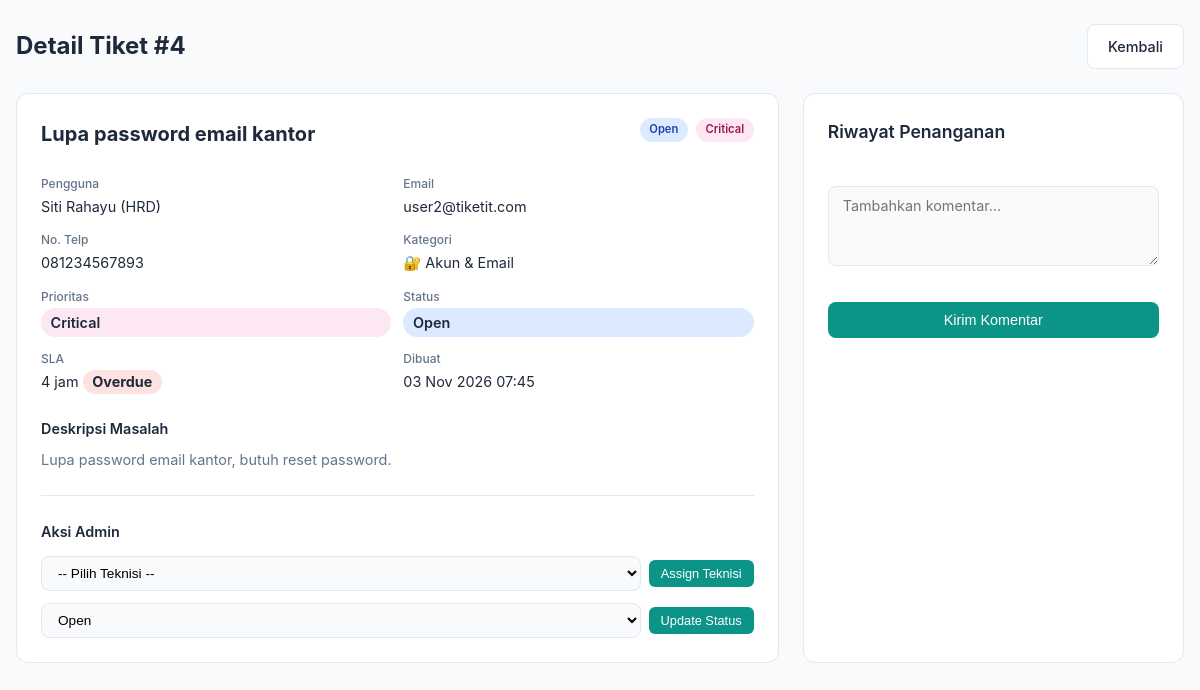
The app's page /admin/tickets/detail?id=4 (signed in), older data.
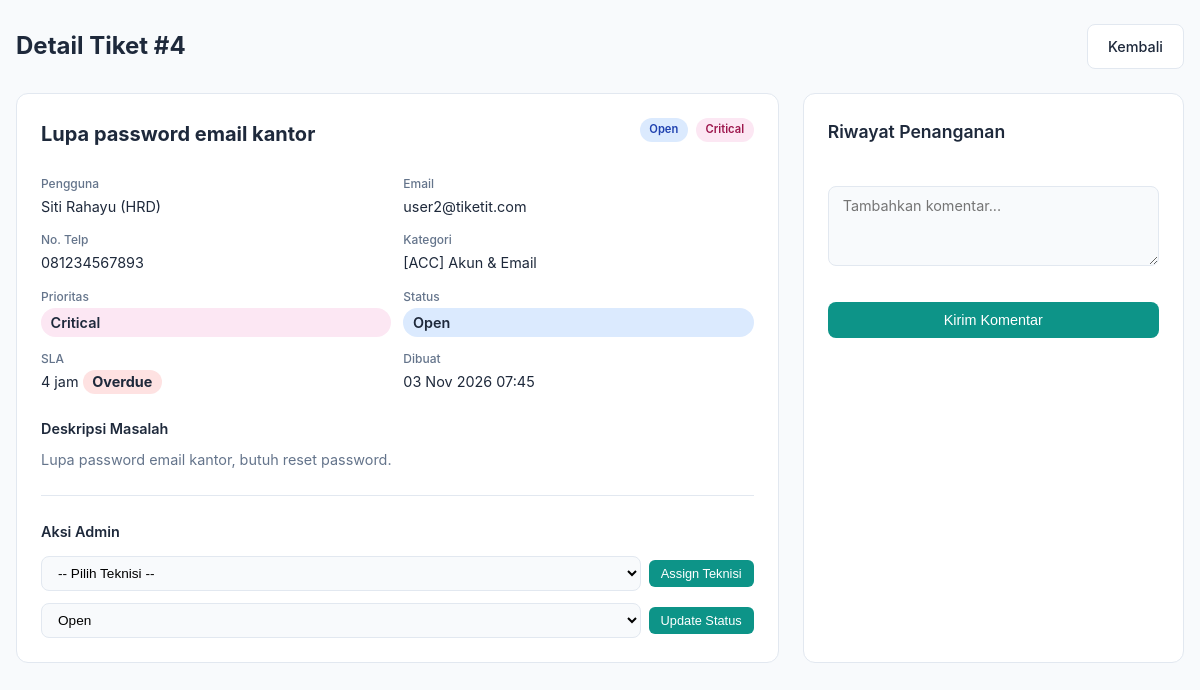
The same page, newer data.
### tables this page shows
CREATE TABLE IF NOT EXISTS tickets (
    id INT AUTO_INCREMENT PRIMARY KEY,
    id_user INT NOT NULL,
    id_category INT NOT NULL,
    id_teknisi INT DEFAULT NULL,
    id_asset INT DEFAULT NULL,
    judul VARCHAR(255) NOT NULL,
    deskripsi TEXT NOT NULL,
    prioritas ENUM('low', 'medium', 'high', 'critical') NOT NULL DEFAULT 'medium',
    status ENUM('open', 'in_progress', 'waiting', 'resolved', 'closed') NOT NULL DEFAULT 'open',
    lampiran VARCHAR(255) DEFAULT NULL,
    sla_jam INT NOT NULL DEFAULT 48,
    created_at TIMESTAMP DEFAULT CURRENT_TIMESTAMP,
    updated_at TIMESTAMP DEFAULT CURRENT_TIMESTAMP ON UPDATE CURRENT_TIMESTAMP,
    resolved_at TIMESTAMP NULL DEFAULT NULL,
    FOREIGN KEY (id_user) REFERENCES users(id) ON DELETE CASCADE,
    FOREIGN KEY (id_category) REFERENCES categories(id) ON DELETE RESTRICT,
    FOREIGN KEY (id_teknisi) REFERENCES users(id) ON DELETE SET NULL,
    FOREIGN KEY (id_asset) REFERENCES assets(id) ON DELETE SET NULL
);

CREATE TABLE IF NOT EXISTS categories (
    id INT AUTO_INCREMENT PRIMARY KEY,
    nama VARCHAR(100) NOT NULL,
    deskripsi TEXT,
    icon VARCHAR(50) DEFAULT '',
    created_at TIMESTAMP DEFAULT CURRENT_TIMESTAMP
);

CREATE TABLE IF NOT EXISTS users (
    id INT AUTO_INCREMENT PRIMARY KEY,
    email VARCHAR(255) NOT NULL UNIQUE,
    password VARCHAR(255) NOT NULL,
    nama VARCHAR(255) NOT NULL,
    role ENUM('admin', 'teknisi', 'user') NOT NULL DEFAULT 'user',
    departemen VARCHAR(100),
    no_telp VARCHAR(50),
    created_at TIMESTAMP DEFAULT CURRENT_TIMESTAMP,
    updated_at TIMESTAMP DEFAULT CURRENT_TIMESTAMP ON UPDATE CURRENT_TIMESTAMP
);

### Core/functions.php (called while the page is built, shortened)
<?php
function base_path($path)
{
    return BASE_PATH . $path;
}
function view($path, $attributes = [])
{
    extract($attributes);
    require base_path('views/' . $path);
}
function isOverdue($ticket) {
    $created = strtotime($ticket['created_at']);
    $slaSeconds = $ticket['sla_jam'] * 3600;
    $deadline = $created + $slaSeconds;
    return time() > $deadline;
}

### controllers/admin/tickets/detail.php (called while the page is built, shortened)
<?php
$db = App::resolve(Database::class);
$ticketId = (int) ($_GET['id'] ?? 0);
$ticket = $db->query(
    'SELECT t.*, c.nama AS kategori_nama, c.icon AS kategori_icon,
            u.nama AS user_nama, u.email AS user_email, u.departemen AS user_departemen, u.no_telp AS user_no_telp,
            tek.nama AS teknisi_nama
     FROM tickets t
     JOIN categories c ON t.id_category = c.id
     JOIN users u ON t.id_user = u.id
     LEFT JOIN users tek ON t.id_teknisi = tek.id
     WHERE t.id = :id',
    ['id' => $ticketId]
)->get();
$comments = $db->query(
    'SELECT tc.*, u.nama, u.role
     FROM ticket_comments tc
     JOIN users u ON tc.id_user = u.id
     WHERE tc.id_ticket = :id_ticket
     ORDER BY tc.created_at ASC',
    ['id_ticket' => $ticketId]
)->getAll();
$technicians = $db->query("SELECT id, nama FROM users WHERE role = 'teknisi' ORDER BY nama")->getAll();
$asset = null;
view('dashboard_admin/tickets/detail.view.php', [
    'css' => 'dashboard.css',
    'title' => 'Detail Tiket #' . $ticketId . ' - TiketIT',
    'ticket' => $ticket,
    'comments' => $comments,
    'technicians' => $technicians,
    'asset' => $asset,
]);

### public/index.php (called while the page is built, shortened)
<?php
require BASE_PATH.'Core/functions.php';
spl_autoload_register(function ($class) {
    $class = str_replace('\\', DIRECTORY_SEPARATOR, $class);
});
require base_path('bootstrap.php');
$router = new \Core\Router();
$uri = parse_url($_SERVER['REQUEST_URI'])['path'];
$method = $_POST['_method'] ?? $_SERVER['REQUEST_METHOD'];
$router->route($uri, $method);

### Core/App.php (called while the page is built, shortened)
<?php
class App
{
    protected static $container;
    public static function setContainer($container)
    {
        static::$container = $container;
    }
    public static function container()
    {
        return static::$container;
    }
    public static function resolve($key)
    {
        return static::container()->resolve($key);
    }
}

### Core/Container.php (called while the page is built, shortened)
<?php
class Container
{
    protected $bindings = [];
    public function bind($key, $resolver)
    {
        $this->bindings[$key] = $resolver;
    }
    public function resolve($key)
    {
        $resolver = $this->bindings[$key];
        return call_user_func($resolver);
    }
}

### config.php (called while the page is built, shortened)
<?php
$config = [
    'database' => [
        'host' => getenv('DB_HOST') ?: 'localhost',
        'port' => getenv('DB_PORT') ?: 3306,
        'dbname' => getenv('DB_NAME') ?: 'tiketit',
        'charset' => 'utf8mb4',
        'username' => getenv('DB_USER') ?: 'root',
        'password' => getenv('DB_PASS') ?: '',
    ],
    'app' => [
        'name' => 'TiketIT',
        'version' => '1.0.0',
        'timezone' => 'Asia/Jakarta',
    ],
];
$local = __DIR__ . '/config.local.php';
return $config;

### bootstrap.php (called while the page is built, shortened)
<?php
$container = new Container();
$container->bind('Core\Database', function () {
    $config = require base_path('config.php');
    return new Database(
        $config['database'],
        $config['database']['username'] ?? 'root',
        $config['database']['password'] ?? ''
    );
});

### Core/Database.php (called while the page is built, shortened)
<?php
class Database
{
    public $connection;
    public $statement;
    public function __construct($config, $username = 'root', $password = '')
    {
        $dsn = 'mysql:' . http_build_query($config, '', ';');
        $this->connection = new PDO($dsn, $username, $password, [
           PDO::ATTR_DEFAULT_FETCH_MODE => PDO::FETCH_ASSOC
        ]);
    }
    public function query($query, $params = [])
    {
        $this->statement = $this->connection->prepare($query);
        $this->statement->execute($params);
        return $this;
    }
    public function get()
    {
        return $this->statement->fetch();
    }
}

### views/dashboard_admin/tickets/detail.view.php (the view, shortened to what the changed rows need)
<?php require base_path('views/partials/head.php') ?>
<div class="dashboard-container">
    <div class="page-header">
        <h1>Detail Tiket #<?= $ticket['id'] ?></h1>
        <a href="/admin/tickets" class="btn-secondary"> Kembali</a>
    </div>
    <div class="ticket-detail-grid">
        <div class="ticket-info-card">
            <div class="ticket-detail-header">
                <h2><?= htmlspecialchars($ticket['judul']) ?></h2>
                <div class="ticket-badges">
                    <span class="badge badge-<?= $ticket['status'] ?>"><?= ucfirst(str_replace('_', ' ', $ticket['status'])) ?></span>
                    <span class="badge badge-priority-<?= $ticket['prioritas'] ?>"><?= ucfirst($ticket['prioritas']) ?></span>
                </div>
            </div>
            <div class="ticket-meta-grid">
                <div class="meta-item">
                    <span class="meta-label">Pengguna</span>
                    <span><?= htmlspecialchars($ticket['user_nama']) ?> (<?= htmlspecialchars($ticket['user_departemen'] ?? '-') ?>)</span>
                </div>
                <div class="meta-item">
                    <span class="meta-label">Email</span>
                    <span><?= htmlspecialchars($ticket['user_email']) ?></span>
                </div>
                <div class="meta-item">
                    <span class="meta-label">No. Telp</span>
                    <span><?= htmlspecialchars($ticket['user_no_telp'] ?? '-') ?></span>
                </div>
                <div class="meta-item">
                    <span class="meta-label">Kategori</span>
                    <span><?= $ticket['kategori_icon'] ?> <?= htmlspecialchars($ticket['kategori_nama']) ?></span>
                </div>
                <div class="meta-item">
                    <span class="meta-label">Prioritas</span>
                    <span class="badge badge-priority-<?= $ticket['prioritas'] ?>"><?= ucfirst($ticket['prioritas']) ?></span>
                </div>
                <div class="meta-item">
                    <span class="meta-label">Status</span>
                    <span class="badge badge-<?= $ticket['status'] ?>"><?= ucfirst(str_replace('_', ' ', $ticket['status'])) ?></span>
                </div>
                <div class="meta-item">
                    <span class="meta-label">SLA</span>
                    <span>
                        <?= $ticket['sla_jam'] ?> jam
                        <?php if (isOverdue($ticket)): ?>
                            <span class="badge badge-overdue">Overdue</span>
                        <?php elseif (!in_array($ticket['status'], ['resolved', 'closed'])): ?>
                            <small class="text-muted">(<?= slaRemaining($ticket) ?>)</small>
                        <?php endif; ?>
                    </span>
                </div>
                <div class="meta-item">
                    <span class="meta-label">Dibuat</span>
                    <span><?= date('d M Y H:i', strtotime($ticket['created_at'])) ?></span>
                </div>
            </div>
            <div class="ticket-description">
                <h4>Deskripsi Masalah</h4>
                <p><?= nl2br(htmlspecialchars($ticket['deskripsi'])) ?></p>
            </div>
            <div class="admin-actions">
                <h4>Aksi Admin</h4>
                <div class="action-buttons">
                    <form action="/admin/tickets/assign" method="POST" class="action-form">
                        <select name="id_teknisi" required>
                            <option value="">-- Pilih Teknisi --</option>
                        </select>
                        <button type="submit" class="btn-primary btn-sm">Assign Teknisi</button>
                    </form>
                    <form action="/admin/tickets/status" method="POST" class="action-form">
                        <select name="status" required>
                            <option value="open" <?= $ticket['status'] === 'open' ? 'selected' : '' ?>>Open</option>
                        </select>
                        <button type="submit" class="btn-primary btn-sm">Update Status</button>
                    </form>
                </div>
            </div>
        </div>
        <div class="ticket-comments-card">
            <h3>Riwayat Penanganan</h3>
            <form action="/admin/tickets/comment" method="POST" class="comment-form">
                <div class="form-group">
                    <textarea name="komentar" rows="3" placeholder="Tambahkan komentar..." required></textarea>
                </div>
                <button type="submit" class="btn-primary">Kirim Komentar</button>
            </form>
        </div>
    </div>
</div>
<?php require base_path('views/partials/foot.php') ?>

### Core/Router.php (shortened to what the changed rows need)
<?php
class Router
{
    protected $routes = [];
    public function add($method, $uri, $controller)
    {
        $this->routes[] = [
            'uri' => $uri,
            'controller' => $controller,
            'method' => $method
        ];
    }
    public function route($uri, $method)
    {
        foreach ($this->routes as $route) {
            if ($route['uri'] === $uri && $route['method'] === strtoupper($method)) {
                return require base_path($route['controller']);
            }
        }
    }
}

Row changes from the older to the newer data that the page shows:
changed through a linked row, tickets "Lupa password email kantor": id_category.icon "🔐" → "[ACC]"
